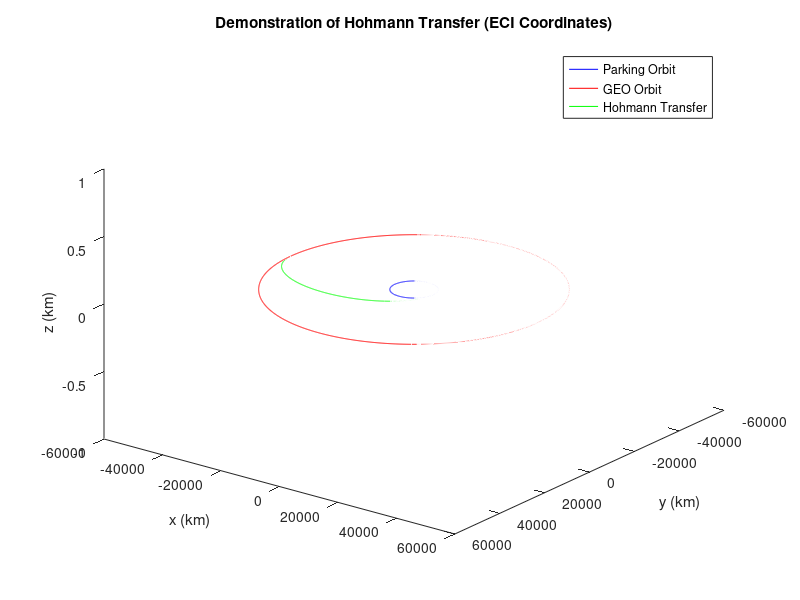
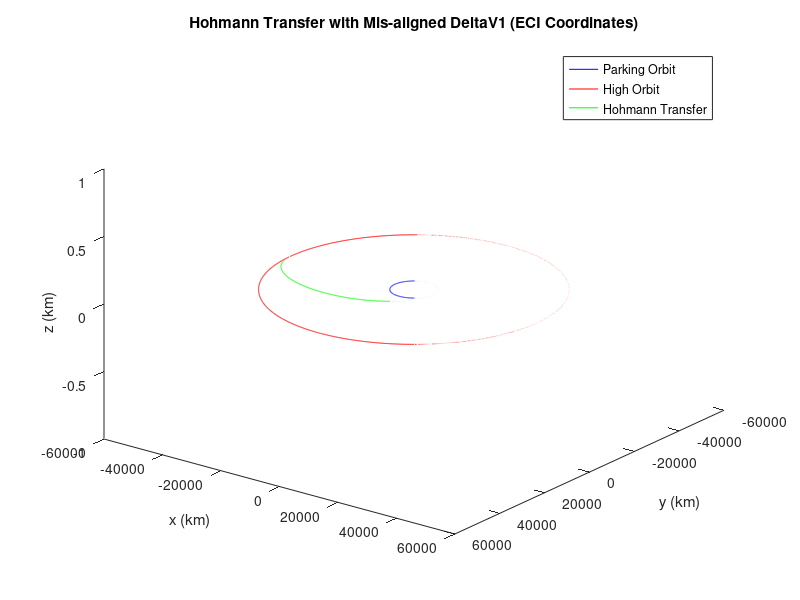

These charts were generated, in order, by the following MATLAB code:
%% Problem 2
clear all; close all; clc;

% Problem 2a
mu = 398600; %gravitational parameter for earth [km^3/s^2]
I = [1; 0; 0]; J = [0; 1; 0;]; K = [0; 0; 1]; %cordinate frame unit vectors

%parking orbit
r1 = [200+6371; 0; 0]; %initial position [km]
v1 = [0; sqrt(mu/norm(r1)); 0]; %initial velocity [km/s]

energy1 = 0.5*dot(v1, v1) - mu/norm(r1); %specific energy [km^2/s^2]
a1 = -mu/(2*energy1); %semi-major axis [km]
T1 = 2*pi/sqrt(mu/a1^3); %period of orbit

x0_1 = [r1; v1];
xdot = @(x)[x(4:6);  -mu/(norm(x(1:3))^3)*x(1:3)];
time1 = [0; T1];

[t1, y1] = ode45(@(t, x) xdot(x), time1, x0_1, odeset('RelTol',1e-12,'AbsTol',1e-15)); %ode

%GEO orbit
r2 = [-(35786+6371); 0; 0]; %initial position [km]
v2 = [0; -sqrt(mu/norm(r2)); 0]; %initial velocity [km/s]

energy2 = 0.5*dot(v2, v2) - mu/norm(r2); %specific energy [km^2/s^2]
a2 = -mu/(2*energy2); %semi-major axis [km]
T2 = 2*pi/sqrt(mu/a2^3); %period of orbit

x0_2 = [r2; v2];
time2 = [0; T2];

[t2, y2] = ode45(@(t, x) xdot(x), time2, x0_2, odeset('RelTol',1e-12,'AbsTol',1e-15)); %ode

%hohmann transfer
ah = (norm(r1) + norm(r2))/2; %semi-major axis of Hohmann Transfer [km]

rp = r1; %initial position [km]
vp = [0; sqrt(mu*(2/norm(r1) - 1/ah)); 0]; %initial velocity [km/s]

ra = r2; %final position [km]
va = [0; -sqrt(mu*(2/norm(r2) - 1/ah)); 0]; %final velocity [km/s]

Th = pi*sqrt((ah^3)/mu); %Hohmann half period


x0_h = [rp; vp]; %initial state
timeh = [0; Th];

[th, yh] = ode45(@(t, x) xdot(x), timeh, x0_h, odeset('RelTol',1e-12,'AbsTol',1e-15)); %ode

%3D Plot
figure(3); hold on;
plot3(y1(:, 1), y1(:, 2), y1(:, 3), 'b-'); %Parking
plot3(y2(:, 1), y2(:, 2), y2(:, 3), 'r-'); %GEO
plot3(yh(:, 1), yh(:, 2), yh(:, 3), 'g-'); %Hohmann

view([-37.5 -30]);
title('Demonstration of Hohmann Transfer (ECI Coordinates)');
xlabel('x (km)'); ylabel('y (km)'); zlabel('z (km)');
legend('Parking Orbit', 'GEO Orbit', 'Hohmann Transfer');

%DeltaV calcs
dv1 = norm(vp) - norm(v1);
dv2 = norm(v2) - norm(va);

%Problem 2b

%Hohmann Transfer
rp = r1; %initial position [km]
vp_ma = v1 + [dv1*sind(1); dv1*cosd(1); 0]; %Mis-aligned Hohmann Transfer velocity [km/s]

x0_ma = [rp; vp_ma]; %initial state

[th_ma, yh_ma] = ode45(@(t, x) xdot(x), timeh, x0_ma, odeset('RelTol',1e-12,'AbsTol',1e-15)); %ode


%High Orbit (probs no longer GEO I would imagine)
r3 = yh_ma(end, 1:3)';
va_ma = yh_ma(end, 4:6)';
v3 = va_ma + dv2*va_ma/norm(va_ma);

energy3 = 0.5*dot(v3, v3) - mu/norm(r3); %specific energy [km^2/s^2]
a3 = -mu/(2*energy3); %semi-major axis [km]
T3 = 2*pi/sqrt(mu/a3^3); %period of orbit

x0_3 = [r3; v3];
time3 = [0; T3];

[t3, y3] = ode45(@(t, x) xdot(x), time3, x0_3, odeset('RelTol',1e-12,'AbsTol',1e-15)); %ode

%3D plot
figure(4); hold on;
plot3(y1(:, 1), y1(:, 2), y1(:, 3), 'b-'); %Parking
plot3(y3(:, 1), y3(:, 2), y3(:, 3), 'r-'); %High
plot3(yh_ma(:, 1), yh_ma(:, 2), yh_ma(:, 3), 'g-'); %Mis-aligned Hohmann Transfer

view([-37.5 -30]);
title('Hohmann Transfer with Mis-aligned DeltaV1 (ECI Coordinates)');
xlabel('x (km)'); ylabel('y (km)'); zlabel('z (km)');
legend('Parking Orbit', 'High Orbit', 'Hohmann Transfer');
